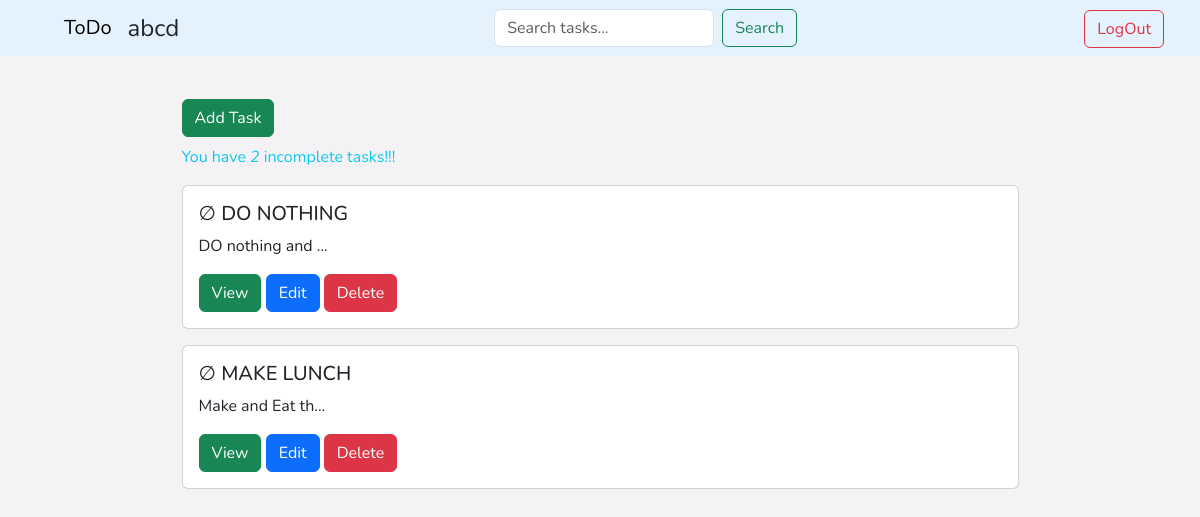
Screenshot of / (signed in) with the database file from the repository.
### task/models.py (models this page shows, shortened)
class Task(models.Model):
    user = models.ForeignKey(User , on_delete=models.CASCADE, related_name='user', null=True, blank=True)
    title = models.CharField(max_length=200, )
    description = models.TextField(null=True, blank=True)
    complete = models.BooleanField(default=False)
    created_at = models.DateTimeField(auto_now_add=True)
    class Meta:
        ordering = ['complete', '-created_at']

### task/views.py (the view)
# urls.py: path('', TaskList.as_view(), name='tasks'),
class TaskList(LoginRequiredMixin, ListView):
    model = Task
    context_object_name = 'tasks'
    def get_context_data(self, **kwargs):
        context = super().get_context_data(**kwargs)
        context['tasks'] = context['tasks'].filter(user=self.request.user)
        context['count'] = context['tasks'].filter(complete=False).count()
        search_input = self.request.GET.get('search') or ''
        if search_input:
            context['tasks'] = context['tasks'].filter(Q(title__startswith=search_input) | Q(description__icontains=search_input))
        context['search_input'] = search_input
        return context

### task/templates/task/task_list.html (shortened to what this page needs)
{% extends "task/base.html" %}
{% block content %}
<div class="container-sm">
  <div class="my-3 mx-auto w-75">
    <a class="btn btn-success mt-3 " href="{% url 'task-create' %}">Add Task</a>
    <p class="mt-2 text-info">You have <em>{{count}}</em> incomplete task{{count|pluralize}}!!!</p>
  </div>
  {% for task in tasks %}
  <div class="card w-75 my-3 mx-auto">
    <div class="row g-0 align-items-center">
      <div class="col-12 col-md-9">
        <div class="card-body">
          <h5 class="card-title"> {% if task.complete %} &#128994; {% else %} &#8709; {% endif %} {{ task.title|upper }}
          </h5>
          {% if task.complete %}
          <p class="card-text">
            <em><s>{% if task.description|length > 15 %}
                {{ task.description|slice:":15" }}... </s></em>
            {% else %}
            <em><s>{{ task.description }} </s> </em>
            {% endif %}
          </p>
          {% else %}
          <p class="card-text">
            {% if task.description|length > 15 %}
            {{ task.description|slice:":15" }}...
            {% else %}
            {{ task.description }}
            {% endif %}</p>
          {% endif %}
          <a href="{% url 'task' task.id%}" class="btn btn-success">View</a>
          <a href="{% url 'task-update' task.id%}" class="btn btn-primary">Edit</a>
          <button type="button" class="btn btn-danger" data-bs-toggle="modal" data-bs-target="#deleteModal"
            data-task-id="{{ task.id }}" data-task-title="{{ task.title }}"
            data-delete-url="{% url 'task-delete' task.id %}">
            Delete
          </button>
        </div>
      </div>
    </div>
  </div>
  {% empty %}
  <h3>No Items Added.</h3>
  {% endfor %}
</div>
{% endblock %}

### task/templates/task/base.html (shortened to what this page needs)
{% load static %}
<!DOCTYPE html>
<html lang="en">
<head>
  <link href="https://cdn.jsdelivr.net/npm/bootstrap@5.3.7/dist/css/bootstrap.min.css" rel="stylesheet"
 />
  <link rel="stylesheet" href="{% static 'task/style.css' %}" />
</head>
<body>
  <main>
    <nav class="navbar navbar-expand-lg fs-4 py-0 fixed-top" style="background-color: #e3f2fd" data-bs-theme="light">
      <div class="container-fluid mx-4">
        <div class="navbar navbar-expand-lg mx-3" style="background-color: #e3f2fd" data-bs-theme="light">
          <div class="container-fluid">
            <a class="navbar-brand" href="{% url 'tasks' %}">ToDo</a>
            <span class="nav-link active">{{request.user}}</span>
          </div>
        </div>
        <form action="" class="d-flex mx-4" role="search" method="GET">
          <input class="form-control me-2" type="text" name="search" aria-label="Search" placeholder="Search tasks..."
            value="{{request.GET.search|default:''}}">
          <input type="submit" value="Search" class="btn btn-outline-success">
        </form>
        <form action="{% url 'logout' %}" method="POST">
          <button class="btn btn-outline-danger" type="submit">LogOut</button>
        </form>
      </div>
    </nav>
    {% block content %} {% endblock %}
  </main>
</body>
</html>

### task/static/task/style.css (style rules this page uses)
body { padding-top: 4.2rem !important; background-color: #f5f2f5 !important; font-family: 'Nunito', sans-serifn !important; }
body { background-color: #3566ca; }

### rows the page displays
Task: title "DO NOTHING", description "DO nothing and"
Task: title "MAKE LUNCH", description "Make and Eat th"

### other values shown
{{ request.user }} "abcd"
{{ count }} "2"
